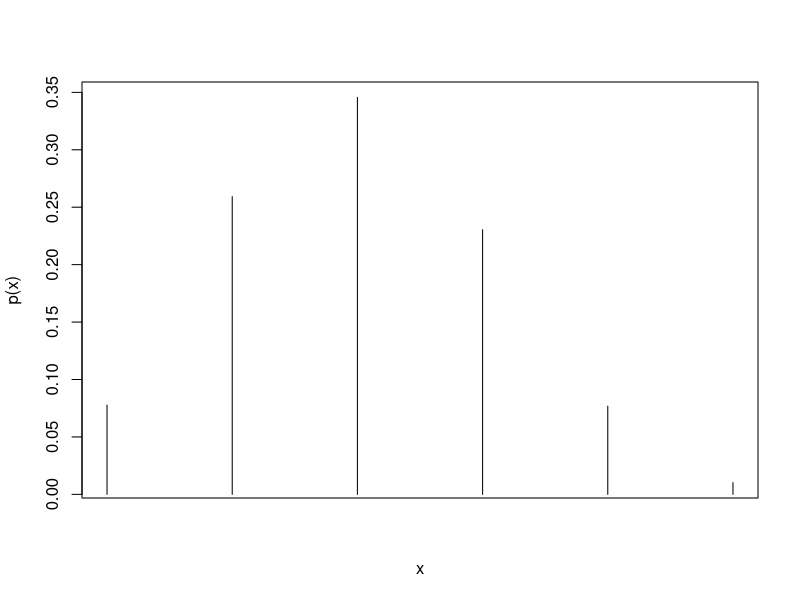

Write R code to recreate this figure.
n<-5
p<-0.4
proba<-rep(NA,n+1)
for(i in 1:length(proba)){
proba[i]<-dbinom(i-1,n,p)
}

plot(proba,type="h",xaxt="n",xlab="x",ylab="p(x)")
